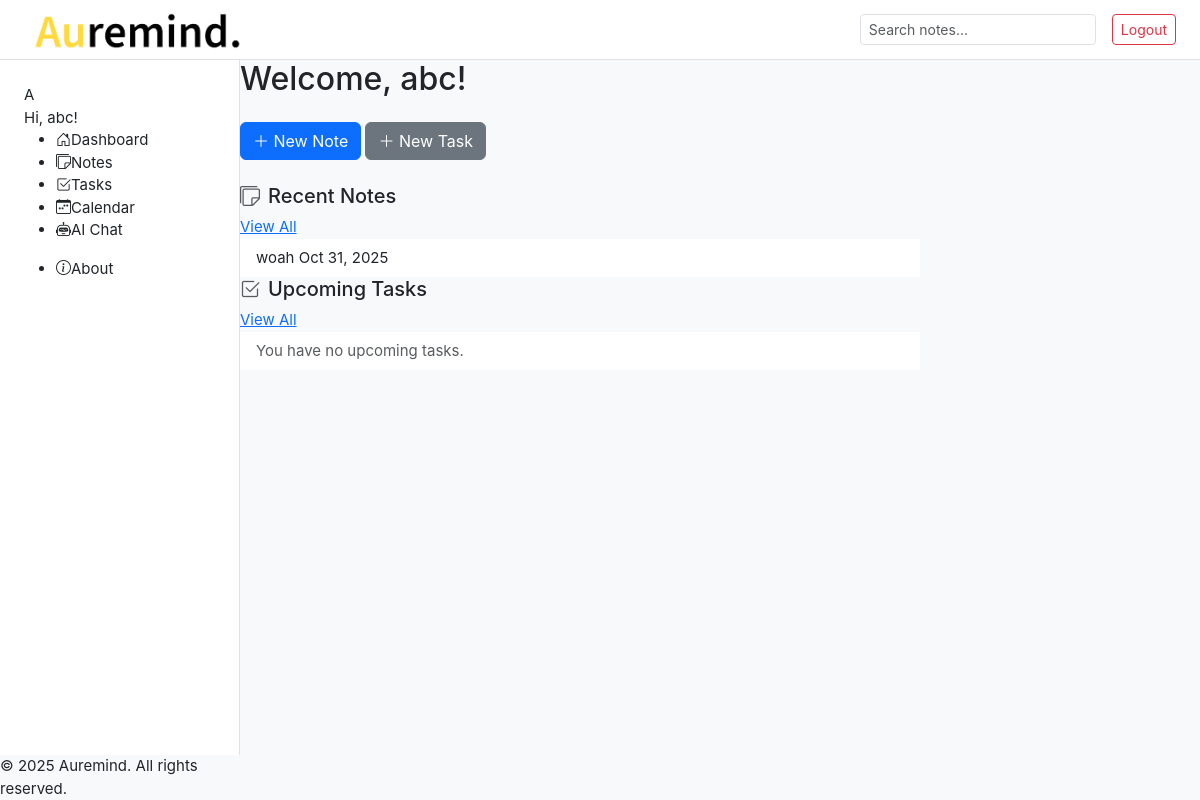
The app's page / (signed in), older data.
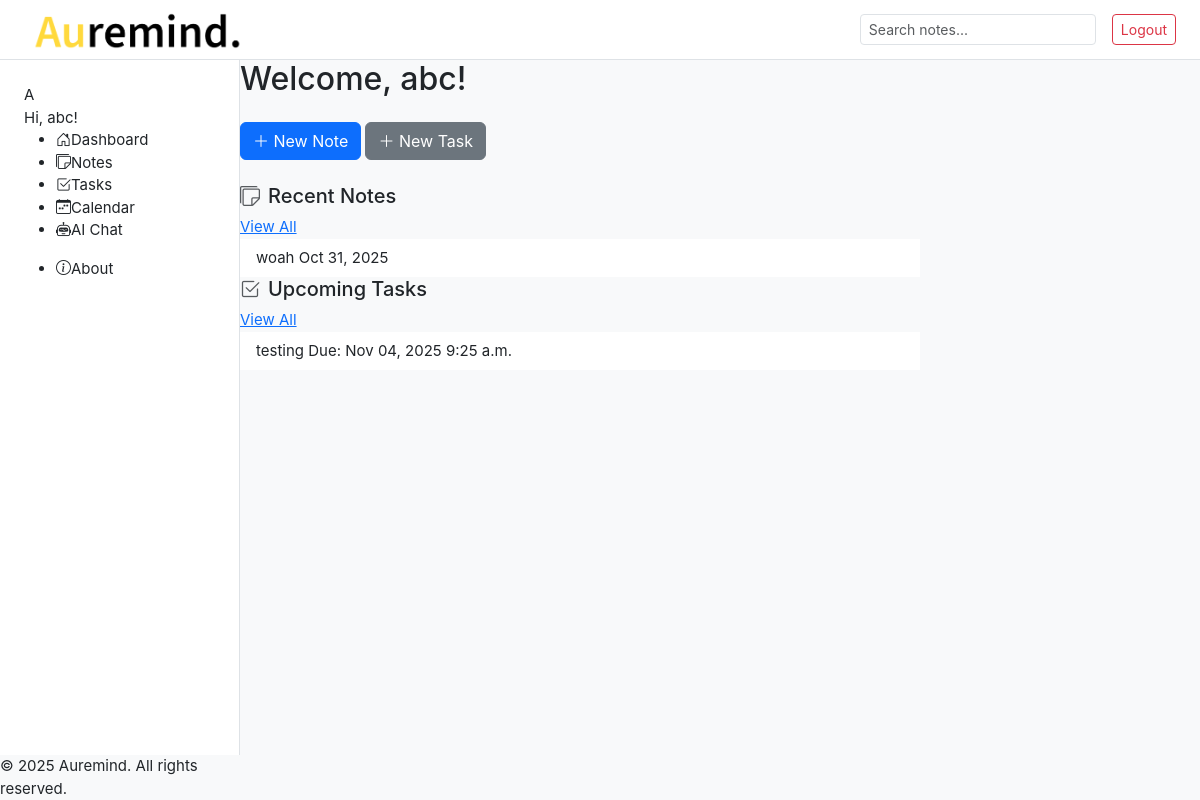
The same page, newer data.
### notes/models.py (models this page shows, shortened)
class Note(models.Model):
    user = models.ForeignKey(User, on_delete=models.CASCADE)
    title = models.CharField(max_length=200)
    encrypted_content = models.TextField(blank=True, null=True, db_column='content')
    created_at = models.DateTimeField(auto_now_add=True)
    encrypted_attachment = models.BinaryField(blank=True, null=True)
    attachment_name = models.CharField(max_length=255, blank=True, null=True)
    @property
    def content(self) -> str:
        """
        This 'getter' decrypts the content when you access 'note.content'.
        """
        return decrypt_data(self.encrypted_content)
    @content.setter
    def content(self, value: str):
        """
        This 'setter' encrypts the content when you set 'note.content = ...'.
        """
        self.encrypted_content = encrypt_data(value)

class Task(models.Model):
    user = models.ForeignKey(User, on_delete=models.CASCADE)
    title = models.CharField(max_length=200)
    due_date = models.DateTimeField()
    created_at = models.DateTimeField(auto_now_add=True)

### notes/views.py (the view)
# urls.py: 2. Add a URL to urlpatterns:  path('', views.home, name='home')
@login_required
def home(request):
    recent_notes = Note.objects.filter(user=request.user).order_by('-created_at')[:5]
    upcoming_tasks = Task.objects.filter(
        user=request.user,
        due_date__gte=timezone.now()
    ).order_by('due_date')[:5]
    context = {
        'total_notes': Note.objects.filter(user=request.user).count(),
        'recent_notes': recent_notes,
        'upcoming_tasks': upcoming_tasks,
        'year': datetime.now().year,
    }
    return render(request, 'notes/dashboard.html', context)

### notes/templates/notes/dashboard.html (shortened to what this page needs)
{% extends 'notes/base.html' %}
{% block content %}
  <h1 class="h2 mb-4">Welcome, {{ user.username }}!</h1>
  <div class="row">
    <div class="col-lg-12">
      <div class="mb-4">
        <a href="{% url 'notes:create' %}" class="btn btn-primary"><i class="bi bi-plus-lg"></i> New Note</a>
        <a href="{% url 'notes:task_create' %}" class="btn btn-secondary"><i class="bi bi-plus-lg"></i> New Task</a>
      </div>
      <div class="card-ui">
        <div class="card-header">
          <h5><i class="bi bi-stickies text-muted me-2"></i>Recent Notes</h5>
          <a href="{% url 'notes:note' %}" class="btn-link">View All</a>
        </div>
        <div class="list-group list-group-flush">
          {% for note in recent_notes %}
            <a href="{% url 'notes:detail' pk=note.pk %}" class="list-group-item list-group-item-action">
              <span class="item-title">{{ note.title }}</span>
              <span class="item-subtitle">{{ note.created_at|date:"M d, Y" }}</span>
            </a>
          {% empty %}
            <li class="list-group-item text-muted">You haven't created any notes yet.</li>
          {% endfor %}
        </div>
      </div>
      <div class="card-ui">
        <div class="card-header">
          <h5><i class="bi bi-check2-square text-muted me-2"></i>Upcoming Tasks</h5>
          <a href="{% url 'notes:task' %}" class="btn-link">View All</a>
        </div>
        <div class="list-group list-group-flush">
          {% for task in upcoming_tasks %}
            <a href="{% url 'notes:task_edit' pk=task.pk %}" class="list-group-item list-group-item-action">
              <span class="item-title">{{ task.title }}</span>
              <span class="item-subtitle">Due: {{ task.due_date|date:"M d, Y P" }}</span>
            </a>
          {% empty %}
            <li class="list-group-item text-muted">You have no upcoming tasks.</li>
          {% endfor %}
        </div>
      </div>
    </div>
  </div>
{% endblock %}

Row changes from the older to the newer data that the page shows:
now on this page (row edited): Task: title "testing", due_date "Nov 04, 2025 9:25 a.m."
Text that changed along with them:
text no longer shown: "You have no upcoming tasks."
